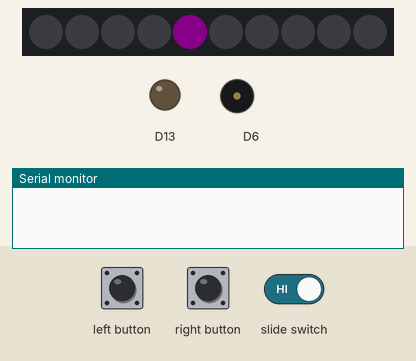
Simulated run of this sketch. Board: Adafruit Circuit Playground Express. On the bench: 10 RGB LEDs in strip order, left to right, output pins drawn as LEDs (lit = HIGH), buzzer (waves = sounding), the last lines printed to the serial monitor. The inputs (shaded band) are chosen by the test bench. Dim RGB values are drawn brighter than linear; random numbers use the default seed unless the sketch sets one; the audio player accepts every command and is not drawn.

Above: at 0.1 s.
1.9 s: right button pressed for 0.15 s
At 2.19 s:
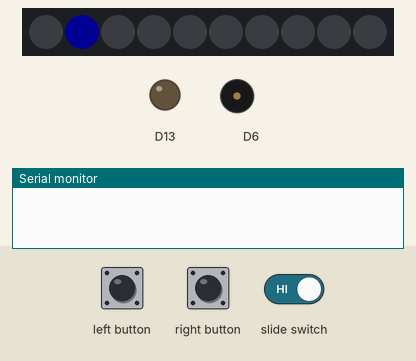
2.6 s: left button pressed for 0.15 s
At 4.35 s:
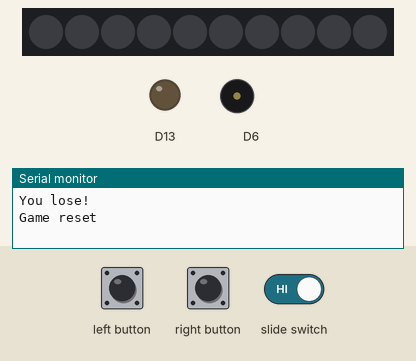
4.6 s: left button pressed for 3.2 s
At 5.0 s:
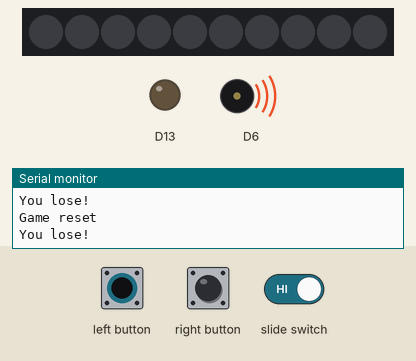
9.3 s: right button pressed for 1 s
At 10.45 s:
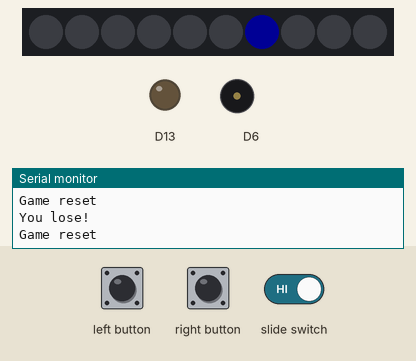
10.9 s: slide switch set LOW
At 11.9 s:
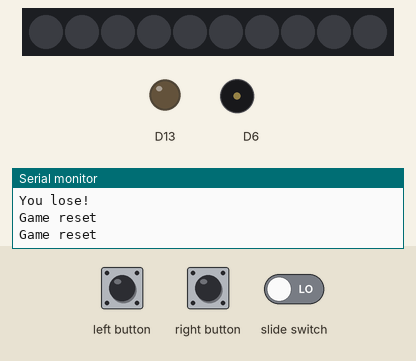
12.4 s: slide switch set HIGH
At 13.1 s:
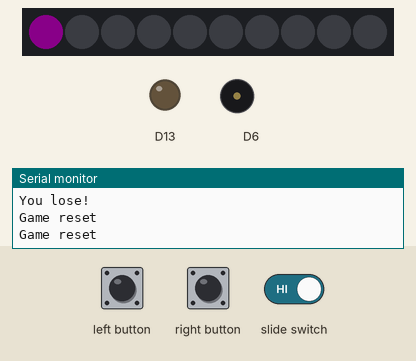
Timing chart, 0 to 14.9 s (numbered marks = the images above; inputs shaded):
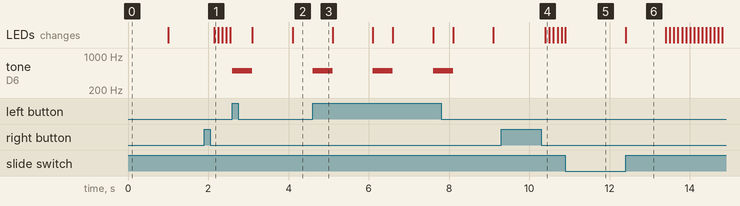

The sketch:

project_Final_103.ino
```cpp
//LED Rullete Game!

//The purpose of this game is to stop the spnning LED
#include <Adafruit_CircuitPlayground.h>
#include <AsyncDelay.h>
#include <Wire.h>
#include <SPI.h>

//variables
bool gameOn = false; //Tracks the game if is active
bool spinning = false; //Tracks if the LED is spinning
int currentLED = 0; //Tracks current LED let
int winningLED = 0; //Mark the LED Winning Spot
int score = 0; // This will keep track of the score
unsigned long lastSpinTime = 0; //mlong variable from "https://www.geeksforgeeks.org/c-long/" Stores the last time LED Spined
unsigned int spinInterval = 100;// This wil interpret the time between the interval/// unssigned variable from "https://stackoverflow.com/questions/22587451/c-c-use-of-int-or-unsigned-int"


AsyncDelay spinDelay;

// Function declarations
void loop();
void startGame();
void stopGame();
void spinLEDs();
void checkWin();
void playSound(bool win);
void sayResult(bool win);


const uint8_t spSAFE[] PROGMEM = { 0x08,0xF8,0x39,0x4C,0x02,0x1A,0xD0,0x80,0x05,0x3C,0x60,0x81,0x95,0x0F,0x15,0xE2,0x6A,0xAB,0x4F,0xD1,0x43,0x8A,0x8A,0xBF,0xB9,0xD5,0xAD,0x57,0x3F,0xAA,0x23,0xBB,0x3F,0x9E,0xCB,0xDC,0xF3,0x99,0x9E,0x5E,0x19,0xCD,0xEB,0x8E,0x79,0x7A,0x43,0x13,0xED,0x39,0x0C,0x18,0x7E,0x5C,0x02,0x12,0x90,0x00,0x07,0x28,0x40,0x81,0xFF,0x07 };
const uint8_t spFAIL[] PROGMEM = { 0x04,0x98,0x3E,0x8D,0x03,0x1C,0xD0,0x80,0x07,0x4A,0xBF,0x54,0x9B,0x3A,0x79,0x9C,0xCD,0xAA,0x9B,0x0F,0x31,0x8F,0x37,0xB7,0xBE,0xCD,0x6A,0x47,0x2A,0x66,0xB3,0xB7,0xB3,0xDB,0x6B,0x5F,0xC7,0x56,0x44,0x58,0x8E,0x76,0xAA,0x7B,0xD8,0x33,0xB9,0x32,0xD7,0x3C,0xF9,0x0C,0x67,0xD4,0x13,0x9E,0x98,0xC7,0x5F,0xEE,0x49,0x7C,0xAA,0x8D,0xF3,0xF9,0xF7,0xFF,0x01 };

void setup() {
    CircuitPlayground.begin();//initialare circuit design
    Serial.begin(9600);

    // Begins game
    gameOn = false;
    spinning = false;
    currentLED = 0;
    score = 0;
// Randum generator
    randomSeed(analogRead(0));
}

void loop() {
    if (CircuitPlayground.slideSwitch()) { ///check if the switch is on
        if (!gameOn) {
            startGame();
        }
    } else {
        if (gameOn) {  // stops the game
            stopGame();
        }
    }

    if (gameOn) {
        if (CircuitPlayground.rightButton()) { /// starts spinning if right is pressed
            spinning = true;
            spinDelay.start(spinInterval, AsyncDelay::MILLIS);
        }

        if (spinning) {// just spins
            spinLEDs();
        }
        // Stop spinning and check if the player wins when the left button is pressed
        if (CircuitPlayground.leftButton()) {
            spinning = false;
            checkWin();
        }
    }
}

void startGame() {
    gameOn = true;  // Set game status to on
    winningLED = random(0, 10); // Randomly select a winning LED
    CircuitPlayground.setPixelColor(winningLED, 128, 0, 128);// Highlight the winning LED
    delay(1000); /// wait for 1 second
    CircuitPlayground.clearPixels(); // clears LEDs
}

void stopGame() {
    gameOn = false; // Set game status to inactive
    CircuitPlayground.clearPixels(); // Clear the LEDs
    score = 0;// Reset score
    Serial.println("Game reset");// Print reset message
}
// Check if the spin delay has expired
void spinLEDs() {
    if (spinDelay.isExpired()) {
        CircuitPlayground.clearPixels();// Clear the current LED
        currentLED = (currentLED + 1) % 10;//// Move to the next LED
        CircuitPlayground.setPixelColor(currentLED, 0, 0, 255); // Blue color for spinning
        spinDelay.restart();// restarts
    }
}
// This set of code will check if output is a winning LED spot
void checkWin() {
    if (currentLED == winningLED) {
        score++; // increase score +1 if it's in the winning spot
        Serial.print("You win! Score: ");
        Serial.println(score); // Will print a winning messafe
        playSound(true); // Will play the winning sound
        sayResult(true); // WIl
        // Increase difficulty
        spinInterval = max(spinInterval - 10, 60); // Faster spinning
    } else {
        Serial.println("You lose!");
        playSound(false);
        sayResult(false);
        stopGame();
    }
}

void playSound(bool win) {
    if (win) {
        // Winning sound
        for (int i = 0; i < 3; i++) {
            CircuitPlayground.playTone(1000, 200);
            delay(200);
        }
    } else {
        // Losing sound
        CircuitPlayground.playTone(500, 500);
    }
}

// Added pre-recorded sound depending in the functions
void sayResult(bool win) {
    if (win) {
        CircuitPlayground.speaker.say(spSAFE); //Display sound when you win
    } else {

        CircuitPlayground.speaker.say(spFAIL); //Display sound when you lose
    }
}
```

Measured:
- after the input at 1.9 s, the LEDs: change after 0.25 s (image 1)
- after the input at 2.6 s, tone on D6: silent → 500 Hz at once, → silent 0.50 s later
- after the input at 4.6 s, tone on D6: alternates 500 Hz for 0.50 s and silent for 1.0 s, starting at once
- after the input at 9.3 s, the LEDs: change after 1.1 s (image 4)
- after the input at 12.4 s, the LEDs: change at once (image 6)
- what the display in image 6 shows lasts 1.0 s, from 12.4 s to 13.4 s
